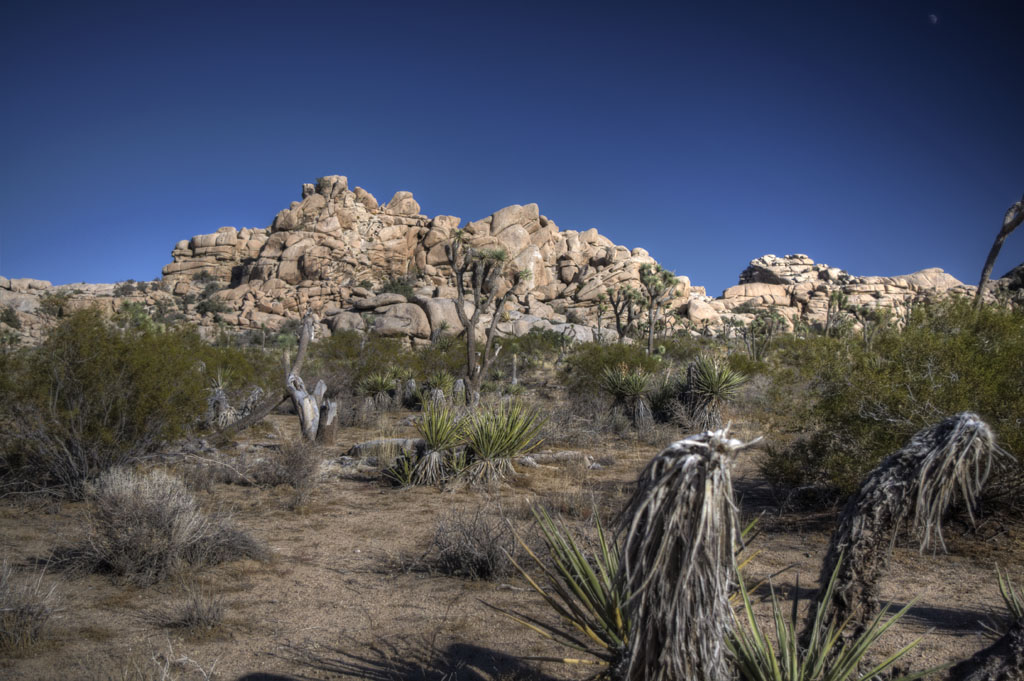
//> input picture Labs/13-Panorama_stitching/IMGP1.jpg, 1024 x 681 px
$ ./sobel_image ../../Labs/13-Panorama_stitching/IMGP1.jpg   (built with g++ and OpenCV 4)
//> lines starting //> are read from the running program, lines starting //| are printed output that depends on the picture
/*

 Copyright (c) 2017, Dr Franck P. Vidal (f.vidal@bangor.ac.uk),
 http://www.fpvidal.net/
 All rights reserved.

 Redistribution and use in source and binary forms, with or without modification,
 are permitted provided that the following conditions are met:

 1. Redistributions of source code must retain the above copyright notice,
 this list of conditions and the following disclaimer.

 2. Redistributions in binary form must reproduce the above copyright notice,
 this list of conditions and the following disclaimer in the documentation and/or
 other materials provided with the distribution.

 3. Neither the name of the Bangor University nor the names of its contributors
 may be used to endorse or promote products derived from this software without
 specific prior written permission.

 THIS SOFTWARE IS PROVIDED BY THE COPYRIGHT HOLDERS AND CONTRIBUTORS "AS IS" AND
 ANY EXPRESS OR IMPLIED WARRANTIES, INCLUDING, BUT NOT LIMITED TO,
 THE IMPLIED WARRANTIES OF MERCHANTABILITY AND FITNESS FOR A PARTICULAR PURPOSE
 ARE DISCLAIMED. IN NO EVENT SHALL THE COPYRIGHT HOLDER OR CONTRIBUTORS BE LIABLE
 FOR ANY DIRECT, INDIRECT, INCIDENTAL, SPECIAL, EXEMPLARY, OR CONSEQUENTIAL
 DAMAGES (INCLUDING, BUT NOT LIMITED TO, PROCUREMENT OF SUBSTITUTE GOODS OR
 SERVICES; LOSS OF USE, DATA, OR PROFITS; OR BUSINESS INTERRUPTION) HOWEVER
 CAUSED AND ON ANY THEORY OF LIABILITY, WHETHER IN CONTRACT, STRICT LIABILITY,
 OR TORT (INCLUDING NEGLIGENCE OR OTHERWISE) ARISING IN ANY WAY OUT OF THE USE OF
 THIS SOFTWARE, EVEN IF ADVISED OF THE POSSIBILITY OF SUCH DAMAGE.

*/


/**
 ********************************************************************************
 *
 *   @file       sobel_image.cxx
 *
 *   @brief      Demo program to show how to implement the Sobel edge detector
 *               using OpenCV.
 *
 *   @version    1.0
 *
 *   @date       02/02/2017
 *
 *   @author     Dr Franck P. Vidal
 *
 *   @section    License
 *               BSD 3-Clause License.
 *
 *               For details on use and redistribution please refer
 *               to http://opensource.org/licenses/BSD-3-Clause
 *
 *   @section    Copyright
 *               (c) by Dr Franck P. Vidal (f.vidal@bangor.ac.uk),
 *               http://www.fpvidal.net/, Feb 2017, 2017, version 1.0,
 *               BSD 3-Clause License
 *
 ********************************************************************************
 */


//******************************************************************************
//  Include
//******************************************************************************

// Header for cout and cerr (display some text in the console)
#include <iostream>

// C++ strings
#include <string>

// C++ exceptions
#include <exception>

// Headers for OpenCV
#include <opencv2/core/core.hpp>
#include <opencv2/highgui/highgui.hpp>
#include <opencv2/opencv.hpp>
#include "opencv2/imgproc/imgproc.hpp"


//******************************************************************************
//  Name spaces
//******************************************************************************

using namespace cv;
using namespace std;


//******************************************************************************
//  Function declarations
//******************************************************************************

// Callback function for the threshold trackbar
void Threshold_Demo( int aThreshold, void* apImage);


//-----------------------------
int main(int argc, char** argv)
//-----------------------------
{
    try
    {
        // Check the number of command line arguments
        if (argc != 2)
        {
            throw "Invalid number of command line arguments";
        }

        // Read the image
        Mat input_image = imread(argv[1]);
//> input_image is the input picture: 681 rows x 1024 cols, CV_8UC3; mean B, G, R 92.4, 81.8, 79.2

        // Check for invalid input
        if (!input_image.data)
        {
            throw "Could not open or find the image";
        }

        // Create a window called "input"
        namedWindow("input", CV_WINDOW_AUTOSIZE);

        // The image is not a greyscale image
        cv::cvtColor(input_image, input_image, CV_RGB2GRAY);
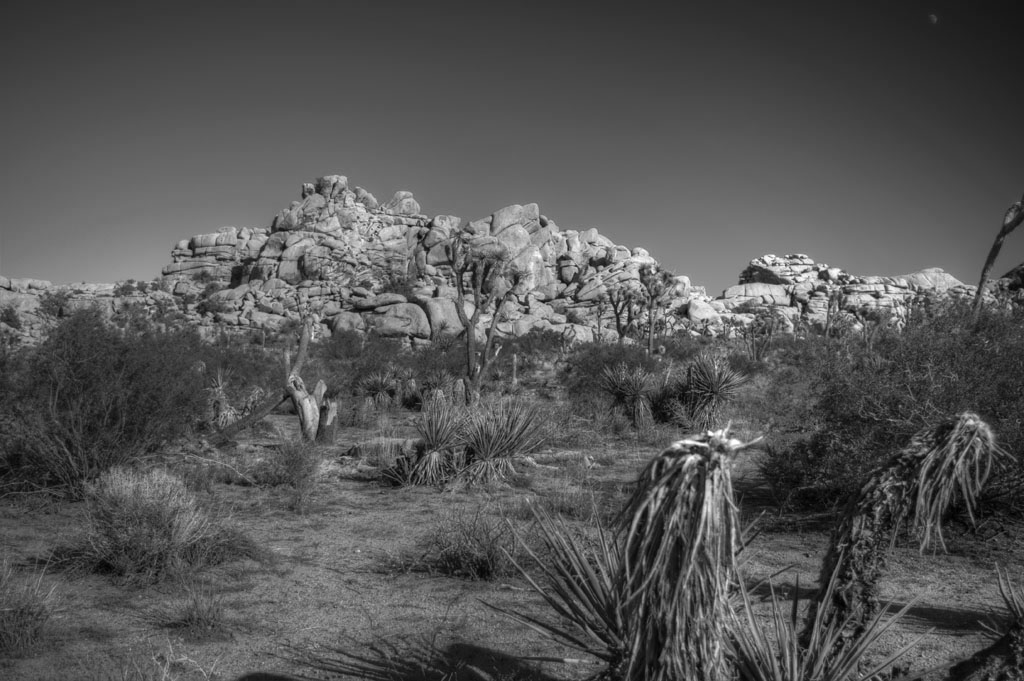
//> input_image: 681 rows x 1024 cols, CV_8UC1; min 0, max 255, mean 84.7

        // Show our image
        imshow ("input", input_image);

        /// Sobel detector
        cv::Mat sobel_x;
        cv::Sobel(input_image , sobel_x, CV_32F, 1, 0);
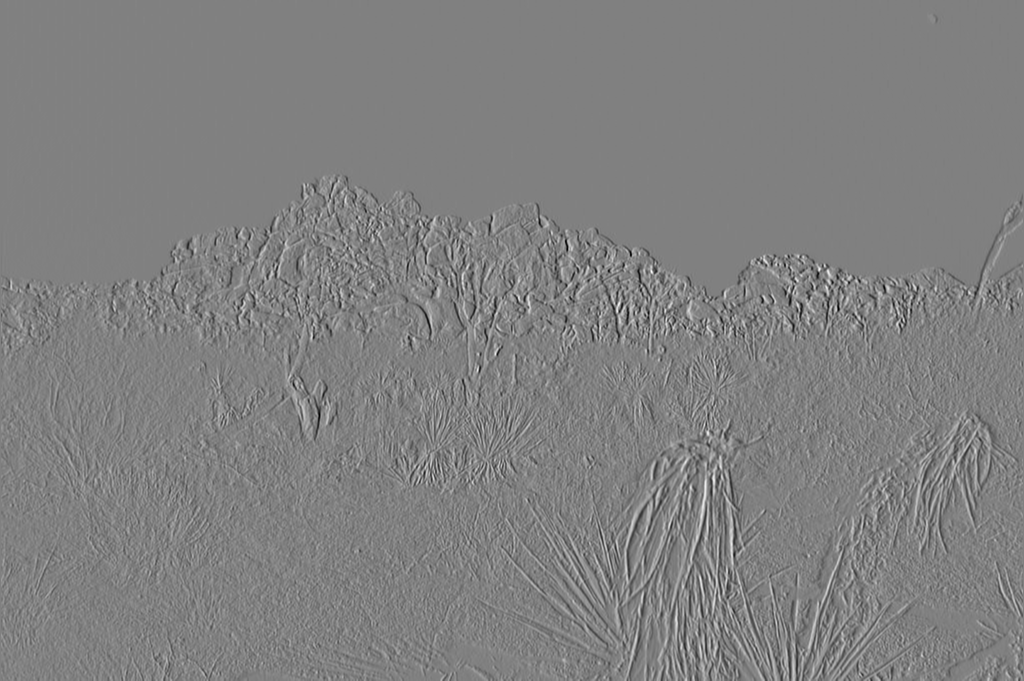
//> sobel_x: 681 rows x 1024 cols, CV_32FC1; min -611, max 600, mean -0.2; drawn with min black and max white
        imshow ("sobel_x", sobel_x);


        /*

        cv::Mat sobel_y;
        cv::Sobel(input_image , sobel_y, CV_32F, 0, 1);
        imshow ("sobel_y", sobel_y);

        */


        /*
        cv::Mat abs_sobel_x;
        abs_sobel_x = cv::abs(sobel_x);
        imshow ("abs_sobel_x", abs_sobel_x);
        */


        /*

        cv::Mat abs_sobel_y;
        abs_sobel_y = cv::abs(sobel_y);
        imshow ("abs_sobel_y", abs_sobel_y);
        */


        /*
        cv::Mat sobel;
        sobel = abs_sobel_x + abs_sobel_y;
        imshow ("sobel", sobel);

        */


        /*
        cv::normalize(sobel, sobel, 0.0, 255, cv::NORM_MINMAX, CV_8UC1);
        imshow ("normalize", sobel);
        */


        /*
        Mat threshold;
        cv::threshold(sobel, threshold, 128, 255, THRESH_BINARY );
        imshow( "Thresohld", threshold );
*/


        /*
        int threshold_value(128);
        createTrackbar( "Thresohld: " ,
                "Thresohld",
                &threshold_value,
                255,
                Threshold_Demo,
                &sobel );
        */


        // Event loop
        char key = 0;
        while(key != 'q' && key != 27)
        {
            key = cv::waitKey(0);
//> the 'q' key is pressed
        }
    }
    // There was an error
    catch (const std::exception& error)
    {
        std::cerr << "ERROR:\t" << error.what() << std::endl;
        return 1;
    }
    catch (const std::string& error)
    {
        std::cerr << "ERROR:\t" << error << std::endl;
        return 1;
    }
    catch (const char* error)
    {
        std::cerr << "ERROR:\t" << error << std::endl;
        return 1;
    }

    return 0;
}


void Threshold_Demo( int aThreshold, void* apImage)
{
    Mat* p_image(reinterpret_cast<Mat*>(apImage));
    Mat dst;
    threshold(*p_image, dst, aThreshold, 255, THRESH_BINARY );

    imshow( "Thresohld", dst );
}

$ run again, on Labs/13-Panorama_stitching/right-1.jpg
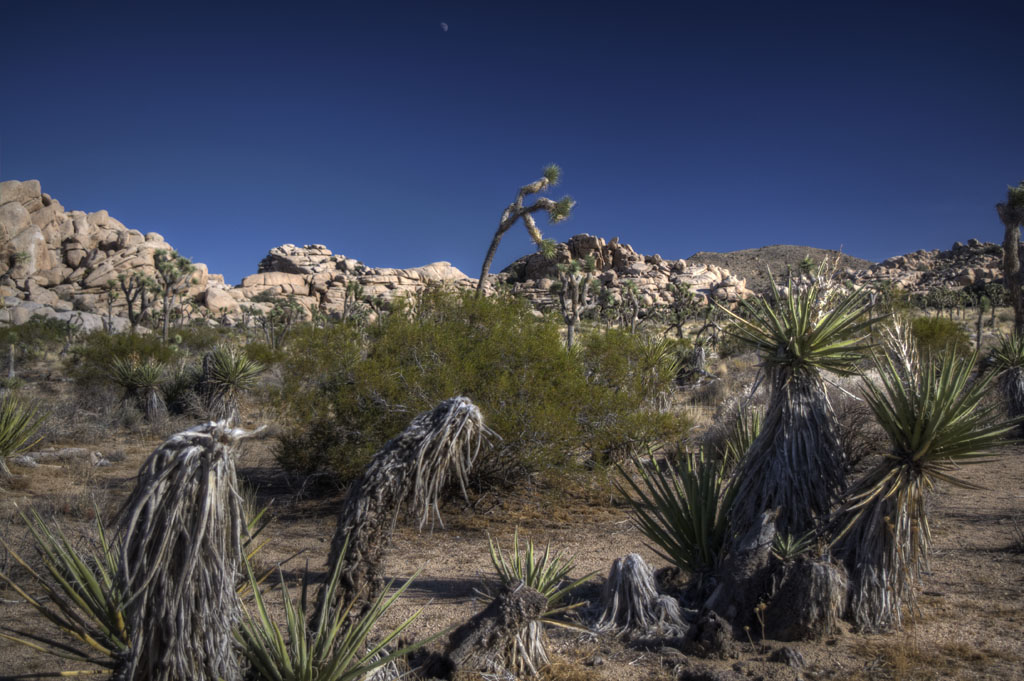
//> input picture Labs/13-Panorama_stitching/right-1.jpg, 1024 x 681 px
//> input_image is the input picture: 681 rows x 1024 cols, CV_8UC3; mean B, G, R 81.9, 72.4, 70.2
//> `cv::cvtColor(input_image, input_image, CV_RGB2GRAY);`:
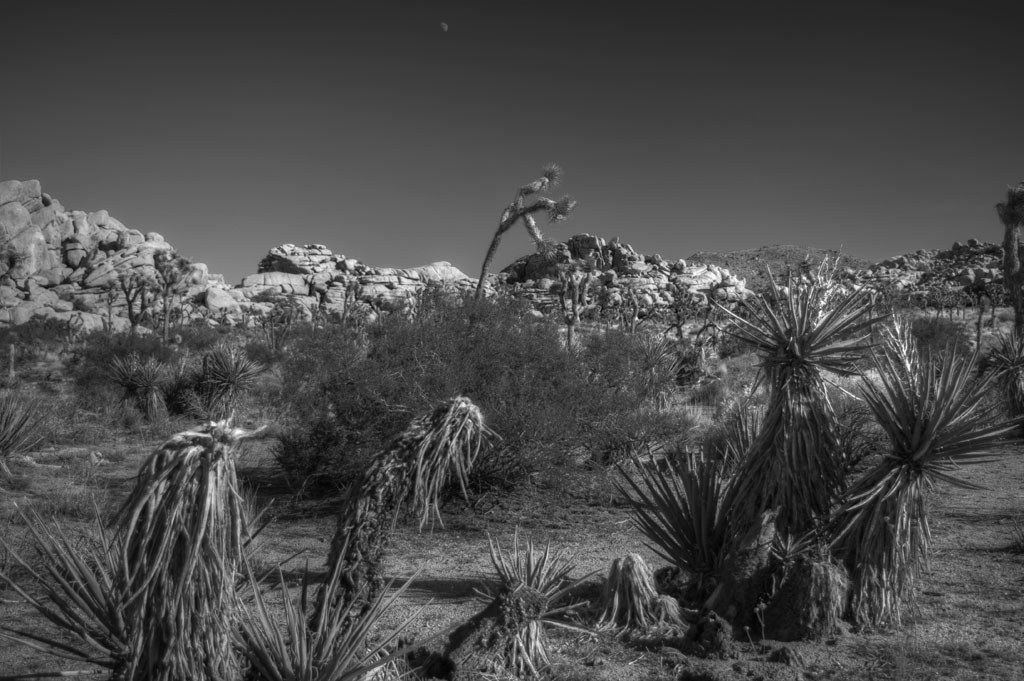
//> input_image: 681 rows x 1024 cols, CV_8UC1; min 0, max 255, mean 75
//> `cv::Sobel(input_image , sobel_x, CV_32F, 1, 0);`:
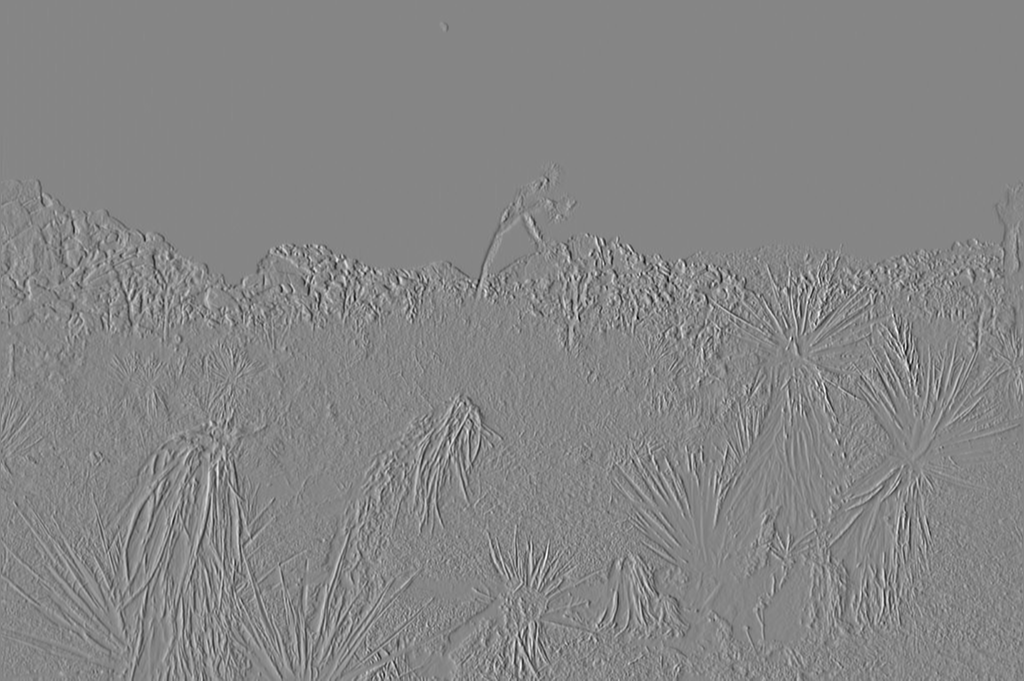
//> sobel_x: 681 rows x 1024 cols, CV_32FC1; min -702, max 635, mean -0.1; drawn with min black and max white
